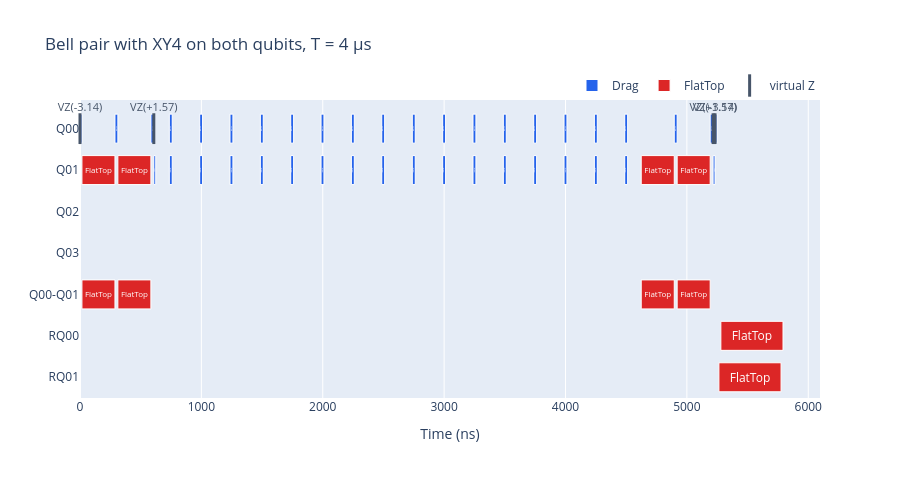

Notebook code for this chart:
### Code cell
schedule_bell = backend.validate(bell["xy4"][2])[0]  # T = 4 µs
build_pulse_schedule_timeline_figure(
    schedule_bell, title="Bell pair with XY4 on both qubits, T = 4 µs"
).show()

### Figure 1 — Plotly figure (JSON) as saved in the notebook; plotly's stock layout.template omitted (floating-point values rounded to 4 significant figures)
{"data": [{"base": [0, 288, 584, 736, 986, 1236, 1486, 1736, 1986, 2236, 2486, 2738, 2988, 3238, 3488, 3738, 3988, 4238, 4488, 4896, 5192, 5232, 608, 736, 986, 1236, 1486, 1736, 1986, 2236, 2486, 2738, 2988, 3238, 3488, 3738, 3988, 4238, 4488, 5216], "hovertemplate": "Drag<br>start=%{base:.1f} ns<br>duration=%{x:.1f} ns<extra></extra>", "insidetextanchor": "middle", "marker": {"color": "#2563eb", "line": {"color": "#ffffff", "width": 1}}, "name": "Drag", "orientation": "h", "text": "Drag", "textposition": "inside", "type": "bar", "x": [16, 24, 24, 24, 24, 24, 24, 24, 24, 24, 24, 24, 24, 24, 24, 24, 24, 24, 24, 24, 24, 16, 16, 24, 24, 24, 24, 24, 24, 24, 24, 24, 24, 24, 24, 24, 24, 24, 24, 16], "y": ["Q00", "Q00", "Q00", "Q00", "Q00", "Q00", "Q00", "Q00", "Q00", "Q00", "Q00", "Q00", "Q00", "Q00", "Q00", "Q00", "Q00", "Q00", "Q00", "Q00", "Q00", "Q00", "Q01", "Q01", "Q01", "Q01", "Q01", "Q01", "Q01", "Q01", "Q01", "Q01", "Q01", "Q01", "Q01", "Q01", "Q01", "Q01", "Q01", "Q01"]}, {"base": [16, 312, 4624, 4920, 16, 312, 4624, 4920, 5280, 5264], "hovertemplate": "FlatTop<br>start=%{base:.1f} ns<br>duration=%{x:.1f} ns<extra></extra>", "insidetextanchor": "middle", "marker": {"color": "#dc2626", "line": {"color": "#ffffff", "width": 1}}, "name": "FlatTop", "orientation": "h", "text": "FlatTop", "textposition": "inside", "type": "bar", "x": [272, 272, 272, 272, 272, 272, 272, 272, 512, 512], "y": ["Q01", "Q01", "Q01", "Q01", "Q00-Q01", "Q00-Q01", "Q00-Q01", "Q00-Q01", "RQ00", "RQ01"]}, {"cliponaxis": false, "customdata": [["VirtualZ", -3.142], ["VirtualZ", 1.571], ["VirtualZ", 1.571], ["VirtualZ", -3.142]], "hovertemplate": "%{customdata[0]}<br>t=%{x:.1f} ns<br>theta=%{customdata[1]:.3f} rad<extra></extra>", "marker": {"color": "#475569", "line": {"color": "#475569", "width": 3}, "size": 22, "symbol": "line-ns-open"}, "mode": "markers+text", "name": "virtual Z", "text": ["VZ(-3.14)", "VZ(+1.57)", "VZ(+1.57)", "VZ(-3.14)"], "textfont": {"color": "#475569", "size": 11}, "textposition": "top center", "type": "scatter", "x": [0, 608, 5216, 5232], "y": ["Q00", "Q00", "Q00", "Q00"]}], "layout": {"bargap": 0.3, "barmode": "overlay", "height": 478, "legend": {"orientation": "h", "x": 1, "xanchor": "right", "y": 1, "yanchor": "bottom"}, "title": {"text": "Bell pair with XY4 on both qubits, T = 4 µs"}, "width": 900, "xaxis": {"rangemode": "tozero", "title": {"text": "Time (ns)"}}, "yaxis": {"categoryarray": ["RQ01", "RQ00", "Q00-Q01", "Q03", "Q02", "Q01", "Q00"], "categoryorder": "array"}}}
